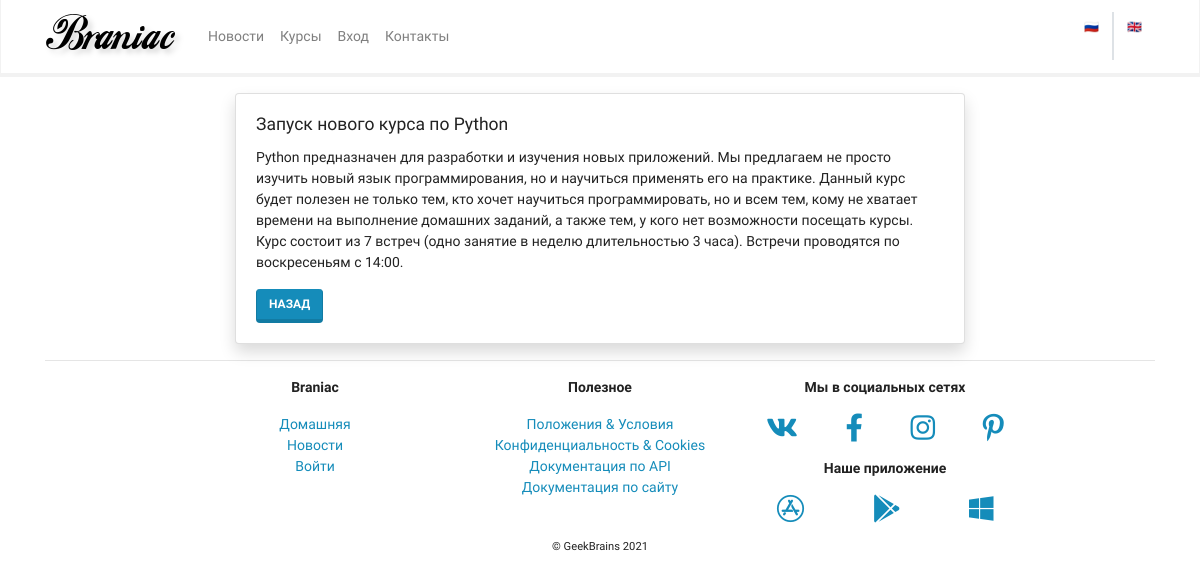
The page /home/news/1/detail/ on the database as committed earlier.
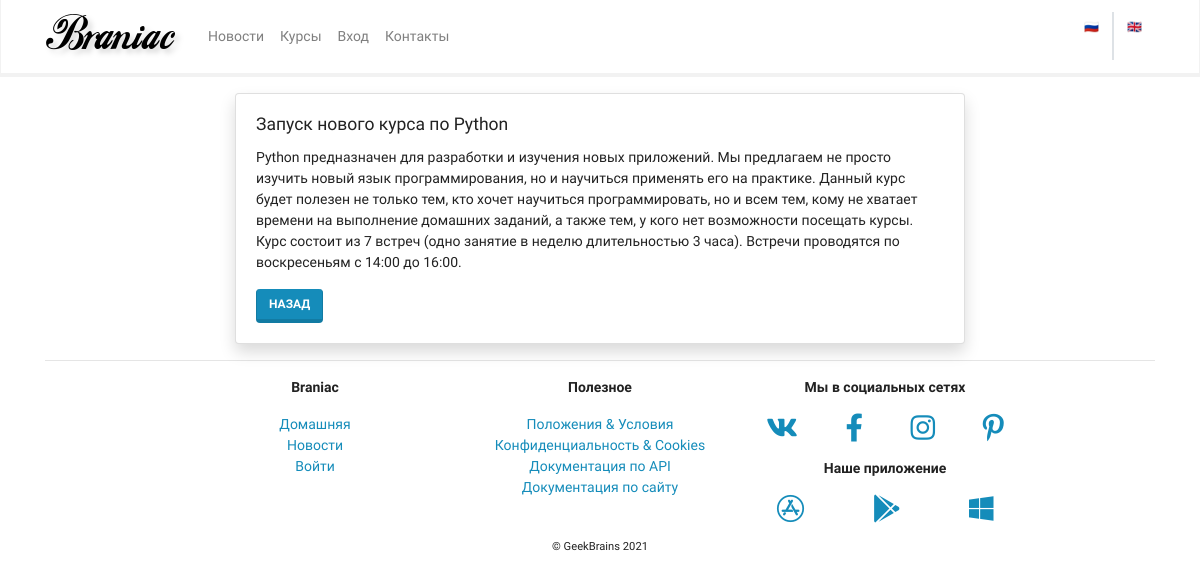
The same page on the database as committed later.
### mainapp/models.py (models this page shows, shortened)
class BaseModel(models.Model):  # base class should subclass 'django.db.models.Model'
    created_at = models.DateTimeField(auto_now_add=True, verbose_name=_("created_at"), editable=False)
    updated_at = models.DateTimeField(auto_now=True, verbose_name="_(updated_at)", editable=False)
    deleted = models.BooleanField(default=False, verbose_name=_("deleted"))
    class Meta:
        abstract = True

class News(BaseModel):
    objects = NewsManager()
    DoesNotExist = models.Manager
    title = models.CharField(max_length=256, verbose_name="title")
    preambule = models.CharField(max_length=1024, verbose_name=_("preambule"))
    body = models.TextField(blank=True, null=True, verbose_name=_("body"))
    body_as_markdown = models.BooleanField(default=False, verbose_name=_("as markdown"))
    class Meta:
        ordering = ("-created_at", "-updated_at")
        verbose_name = "новость"
        verbose_name_plural = "новости"

### mainapp/views.py (the view)
# urls.py: path('news/<int:pk>/detail/', views.NewsDetailView.as_view(), name='news_detail'),
class NewsDetailView(DetailView):
    model = News
    def get_object(self, queryset=None):
        return get_object_or_404(News, pk=self.kwargs.get('pk'), deleted=False)

### mainapp/models.py (called while the page is built)
    def get_queryset(self):
        return super().get_queryset().filter(deleted=False)

### mainapp/templates/mainapp/news_detail.html (shortened to what this page needs)
{% extends 'mainapp/base.html' %}
{% block content %}
    <div class="row justify-content-center pt-3">
        <div class="col-md-12 col-lg-8">
            <div class="card shadow">
                <div class="card-body">
                    <h5 class="card-title">{{ object.title }}</h5>
                    <p class="card-text">
                        {{ object.body }}
                    </p>
                    <a href="{% url 'mainapp:news' %}" class="btn btn-primary">
                        Назад
                    </a>
                </div>
            </div>
        </div>
    </div>
{% endblock content %}

Rows that differ between the two databases and show on the page:
changed News "Запуск нового курса по Python": body "…проводятся по воскресеньям с 14:00." → "…проводятся по воскресеньям с 14:00 до 16:00."
